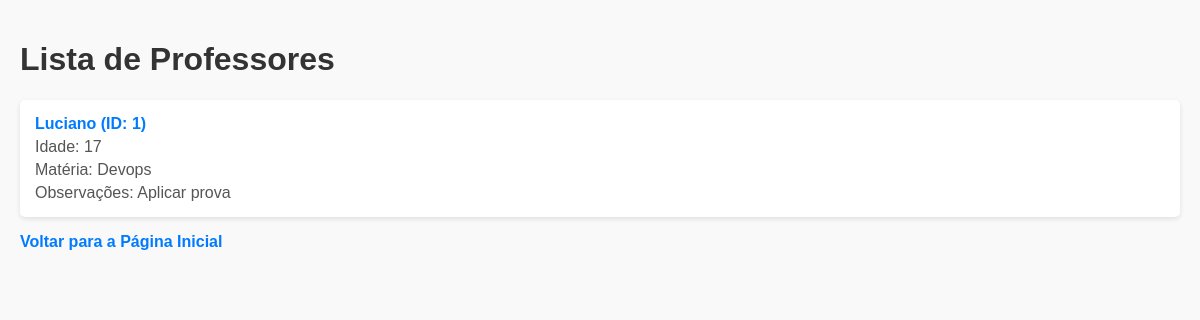
Page /professores on the earlier database version.
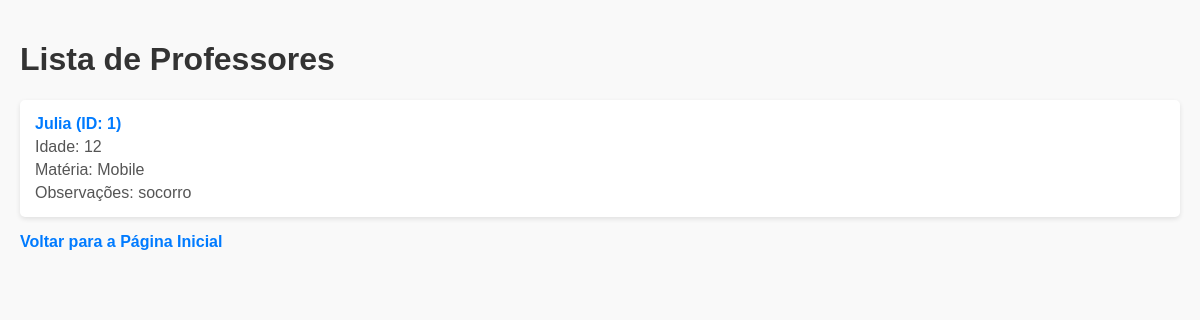
Same page on the later database version.
### professor/professor_model.py (models this page shows, shortened)
class Professor(db.Model):
    id = db.Column(db.Integer, primary_key=True)
    nome = db.Column(db.String(150))
    idade = db.Column(db.Integer)
    materia = db.Column(db.String(40))
    observacoes = db.Column(db.String(250))
    turmas = db.relationship('Turma', backref='professor', lazy="select")
    def to_dict(self):
        return{'id': self.id, 'nome': self.nome, 'idade': self.idade, 'materia': self.materia,
                'observacoes': self.observacoes,
                'turmas': [turma.descricao for turma in self.turmas]}

### professor/professor_routes.py (the view)
@professores_blueprint.route('/professores', methods=['GET'])
def get_professores():
    professores = listar_professores()
    return render_template("professores/professores.html", professores=professores)

### professor/professor_model.py (called while the page is built)
def listar_professores():
    professores = Professor.query.all()
    return [professor.to_dict() for professor in professores]

### templates/professores/professores.html (shortened to what this page needs)
<!DOCTYPE html>
<html lang="pt-BR">
<head>
</head>
<body>
    <h1>Lista de Professores</h1>
    <ul>
        {% for professor in professores %}
        <li>
            <a href="{{ url_for('professores.get_professor', id_professor=professor.id) }}">{{ professor.nome }} (ID: {{ professor.id }})</a>
            <span>Idade: {{ professor.idade }}</span>
            <span>Matéria: {{ professor.materia }}</span>
            <span>Observações: {{ professor.observacoes }}</span>
        </li>
        {% endfor %}
    </ul>
    <a href="{{ url_for('alunos.getIndex') }}" class="back-button">Voltar para a Página Inicial</a>
</body>
</html>

Differences in the rows shown:
changed Professor id 1: nome "Luciano" → "Julia"; idade "17" → "12"; materia "Devops" → "Mobile"; observacoes "Aplicar prova" → "socorro"
